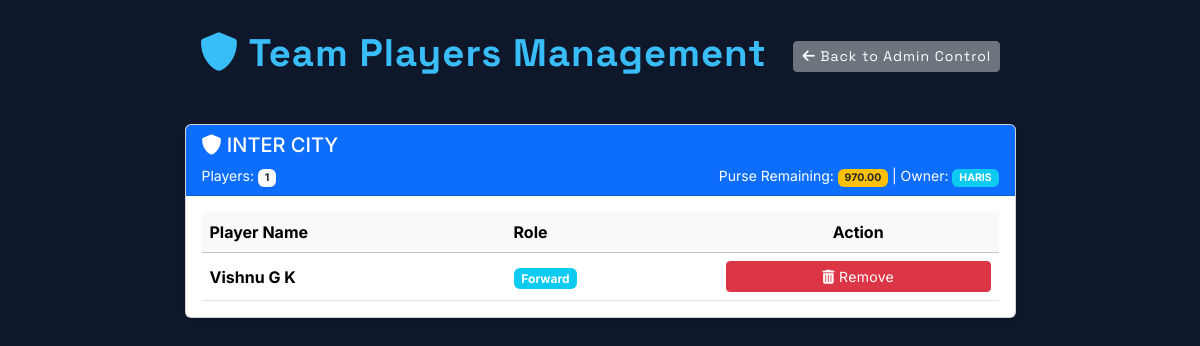
/team/1/players/ (signed in), run on an earlier commit of the app's database.
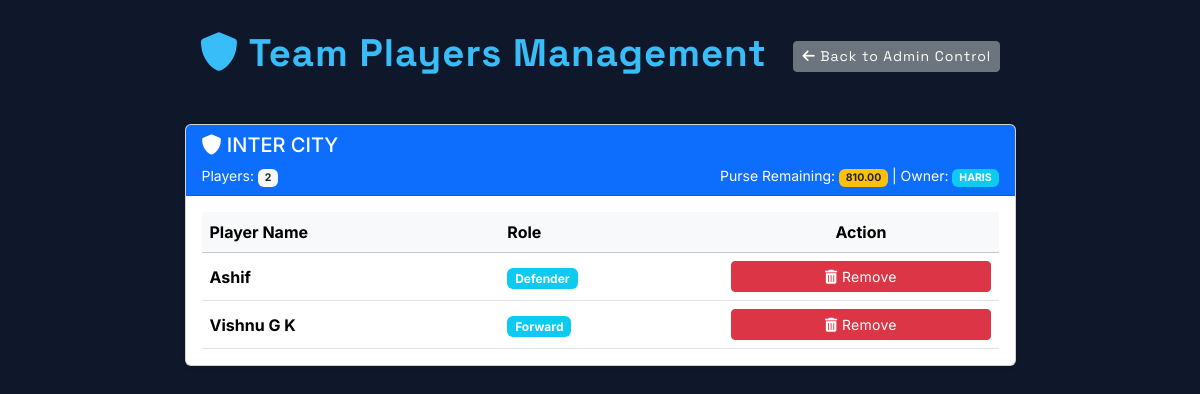
And on a later commit of the database.
### auction/models.py (models this page shows, shortened)
class Team(models.Model):
    name = models.CharField(max_length=100, unique=True)
    owner = models.CharField(max_length=100)
    purse_remaining = models.DecimalField(max_digits=10, decimal_places=2, default=0.00)

class Player(models.Model):
    Defender = 'Def'
    Forward = 'For'
    Goalkeeper = 'Goal'
    Midfielder = 'Mid'
    PLAYER_TYPES = [
        (Defender, 'Defender'),
        (Forward, 'Forward'),
        (Goalkeeper, 'Goalkeeper'),
        (Midfielder, 'Midfielder'),
    ]
    name = models.CharField(max_length=100)
    phone_number = models.CharField(max_length=20, null=True, blank=True)
    photo = models.ImageField(upload_to='player_photos/', null=True, blank=True)
    player_type = models.CharField(max_length=4, choices=PLAYER_TYPES)
    base_price = models.DecimalField(max_digits=10, decimal_places=2)
    is_sold = models.BooleanField(default=False)
    sold_to_team = models.ForeignKey(Team, on_delete=models.SET_NULL, null=True, blank=True, related_name='players')
    final_price = models.DecimalField(max_digits=10, decimal_places=2, null=True, blank=True)
    random_row = models.FloatField(default=0.0) # Used for random initial ordering
    auction_round = models.PositiveIntegerField(default=1)

### auction/views.py (the view)
# urls.py: path('team/<int:team_id>/players/', views.team_players, name='team_players'),
@user_passes_test(is_admin, login_url='/admin/login/')
def team_players(request, team_id):
    team = get_object_or_404(Team, id=team_id)
    players = team.players.all()
    return render(request, 'team_players.html', {'team': team, 'players': players})

### auction/views.py (called while the page is built)
def is_admin(user):
    return user.is_superuser

### templates/team_players.html (shortened to what this page needs)
{% extends "header.html" %}
{% block header %}
    <i class="fas fa-shield-alt"></i> Team Players Management
    <a  href="{% url 'admin_auction_control' %}" class="btn btn-sm btn-secondary ms-3">
        <i class="fas fa-arrow-left"></i> Back to Admin Control
    </a>
{% endblock %}
{% block content %}
<div class="container mt-5">
    <div class="row justify-content-center">
        {% if team %}
        <div class="col-lg-9 mb-4">
            <div class="card h-100 shadow-sm">
                <div class="card-header bg-primary text-white">
                    <h5 class="mb-0">
                        <i class="fas fa-shield-alt"></i> {{ team.name }}
                    </h5>
                    <div class="d-flex justify-content-between align-items-center mt-2">
                        <small>Players: <span class="badge bg-light text-dark">{{ players.count }}</span></small>
                        <small>
                            Purse Remaining: <span class="badge bg-warning text-dark">{{ team.purse_remaining }}</span>
                            | Owner: <span class="badge bg-info">{{ team.owner }}</span>
                        </small>
                    </div>
                </div>
                <div class="card-body">
                    {% if players %}
                        <div class="table-responsive">
                            <table class="table table-hover mb-0">
                                <thead class="table-light">
                                    <tr>
                                        <th>Player Name</th>
                                        <th>Role</th>
                                        <th class="text-center">Action</th>
                                    </tr>
                                </thead>
                                <tbody>
                                    {% for player in players %}
                                    <tr class="player-row" data-player-id="{{ player.id }}">
                                        <td class="align-middle">
                                            <strong>{{ player.name }}</strong>
                                        </td>
                                        <td class="align-middle">
                                            <span class="badge bg-info">{{ player.get_player_type_display }}</span>
                                        </td>
                                        <td class="text-center align-middle">
                                            <button type="button"
                                                    class="btn btn-sm btn-danger remove-player-btn"
                                                    data-player-id="{{ player.id }}"
                                                    data-player-name="{{ player.name }}"
                                                    data-team-id="{{ team.id }}"
                                                    data-bs-toggle="modal"
                                                    data-bs-target="#confirmRemoveModal">
                                                <i class="fas fa-trash-alt"></i> Remove
                                            </button>
                                        </td>
                                    </tr>
                                    {% endfor %}
                                </tbody>
                            </table>
                        </div>
                    {% else %}
                        <div class="alert alert-info mb-0" role="alert">
                            <i class="fas fa-info-circle"></i> No players added yet.
                        </div>
                    {% endif %}
                </div>
            </div>
        </div>
        {% else %}
        <div class="col-12">
            <div class="alert alert-warning">
                <i class="fas fa-exclamation-triangle"></i> No team available.
            </div>
        </div>
        {% endif %}
    </div>
</div>
{% endblock %}

What changed in the data, as far as the page shows it:
changed Team "INTER CITY": count "1" → "2"; purse_remaining "970.00" → "810.00"
now on this page (row edited): Player: name "Ashif", player_type "Defender"
